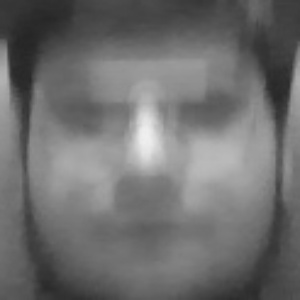
#> input picture face/opencv/face1/User1.jpg, 300 x 300 px, given in place of the camera
$ python first.py
#> lines starting #> are read from the running program, lines starting #| are printed output that depends on the picture
import numpy as np
import cv2
face_classifier=cv2.CascadeClassifier('C:/Users/vedang/AppData/Local/Programs/Python/Python38/Lib/site-packages/cv2/data/haarcascade_frontalface_default.xml')

def face_extractor(img):
	gray=cv2.cvtColor(img,cv2.COLOR_BGR2GRAY)
	faces=face_classifier.detectMultiScale(gray,1.3,5)
	if faces is():
		return None
	for(x,y,w,h) in faces:
		cropped_face= img[y:y+h,x:x+w]

	return cropped_face


cap=cv2.VideoCapture(0)
count=0
while True:
	ret,frame=cap.read()
#> frame is the input picture: shape (300, 300, 3); min 38, max 240, mean 110.3
	if face_extractor(frame) is not None:
#> in face_extractor, `faces=face_classifier.detectMultiScale(gray,1.3,5)`: faces = [[15, 24, 255, 255]]
#> the loop in face_extractor, `for(x,y,w,h) in faces:` made 1 pass
#> pass 1, in face_extractor, `cropped_face= img[y:y+h,x:x+w]`:
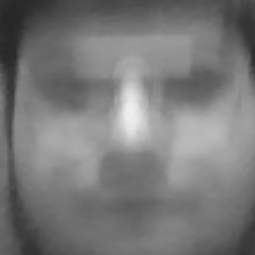
#> cropped_face: shape (255, 255, 3); min 38, max 240, mean 120.6
		count+=1
#> count = 1
		face=cv2.resize(face_extractor(frame),(300,300))
#> the loop in face_extractor (call 2), `for(x,y,w,h) in faces:` made 1 pass
		face=cv2.cvtColor(face,cv2.COLOR_BGR2GRAY)
#> face: shape (300, 300)

		file_name_path='C:/Users/vedang/Desktop/face/opencv/face1/User'+str(count)+'.jpg'
		file_name_path='C:/Users/vedang/Desktop/face/opencv/face2/User'+str(count)+'.jpg'
		cv2.imwrite(file_name_path,face)

		cv2.putText(face,str(count),(50,50),cv2.FONT_HERSHEY_COMPLEX,1,(0,255,0),2)
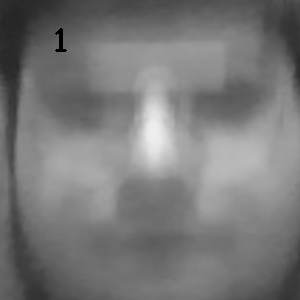
#> face: shape (300, 300); min 0, max 240, mean 120.3
		cv2.imshow('Face Cropper',face)
	else:
		print("Face not found")
		pass


	if cv2.waitKey(1)==13 or count==50:
#> (key Esc is pressed here)
		break


cap.release()
cv2.destroyAllWindows()
print('Collecting sample Complete !!')

$ run again, on face/opencv/face1/User11.jpg
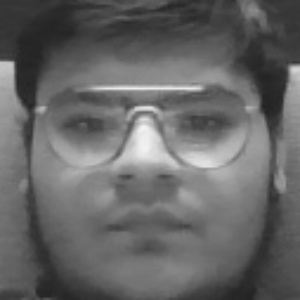
#> input picture face/opencv/face1/User11.jpg, 300 x 300 px, given in place of the camera
#> frame is the input picture: shape (300, 300, 3); min 34, max 243, mean 101.8
#> faces = [[16, 28, 255, 255]]
#> the loop in face_extractor, `for(x,y,w,h) in faces:` made 1 pass
#> pass 1, in face_extractor, `cropped_face= img[y:y+h,x:x+w]`:
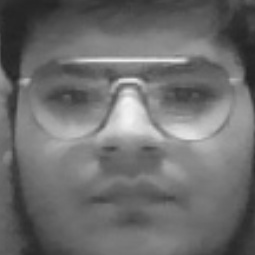
#> cropped_face: shape (255, 255, 3); min 35, max 243, mean 109.4
#> count = 1
#> the loop in face_extractor (call 2), `for(x,y,w,h) in faces:` made 1 pass
#> `cv2.putText(face,str(count),(50,50),cv2.FONT_HERSHEY_COMPLEX,1,(0,255,..`:
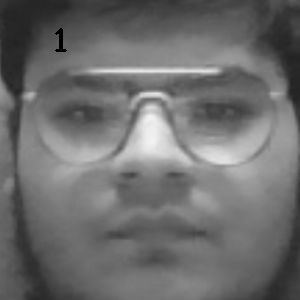
#> face: shape (300, 300); min 0, max 243, mean 109.1
